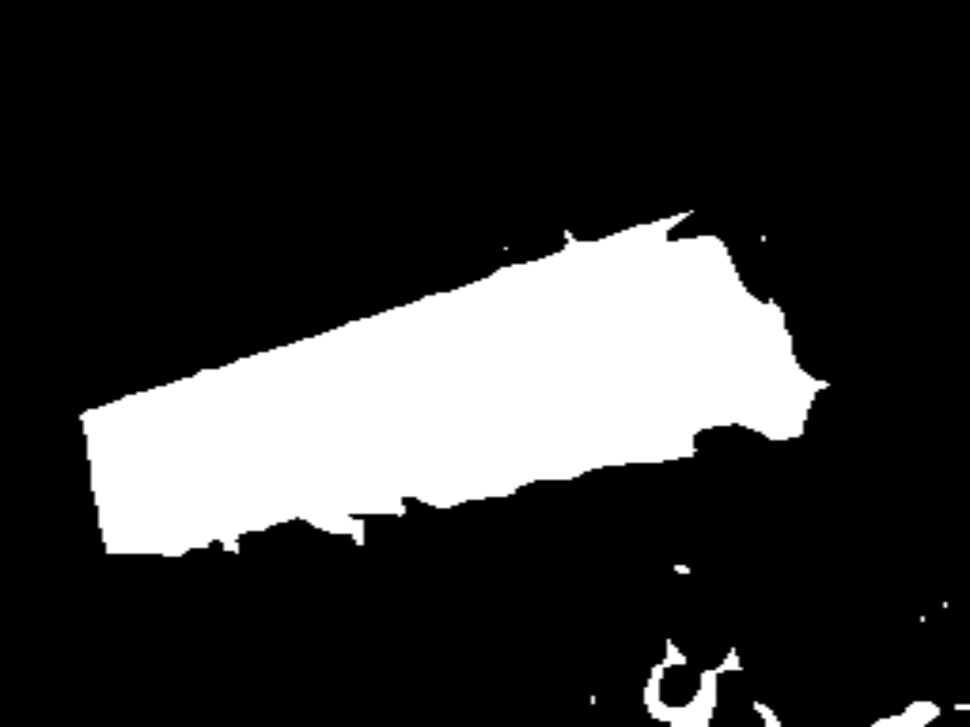
#> input picture mask.png, 970 x 727 px, shrunk from 1600 x 1200 before the run
$ python measure.py
#> lines starting #> are read from the running program, lines starting #| are printed output that depends on the picture; after the words box and inside, x2 and y2 are one past the last pixel; in counts of white or black regions, pixels touching at a corner belong together
import cv2
import numpy as np

def measure_object(mask_path, pixel_to_mm=0.5):
    # Load mask
#> called with mask_path = 'mask.png', pixel_to_mm = 0.5
    mask = cv2.imread(mask_path, 0)
#> mask is the input picture: shape (727, 970); min 0, max 255, mean 51.5

    if mask is None:
        print("❌ Mask not found:", mask_path)
        return

    # Ensure binary
    _, mask = cv2.threshold(mask, 127, 255, cv2.THRESH_BINARY)
#> mask: shape (727, 970); 20.2% white; 11 white regions (4 under 20 px)

    # Find contours
    contours, _ = cv2.findContours(mask, cv2.RETR_EXTERNAL, cv2.CHAIN_APPROX_SIMPLE)
#> contours = 11 contours, 5 with area under 20; largest, box (x1, y1, x2, y2) and area: (80, 210, 830, 557) 136815, (644, 639, 742, 727) 2756, (871, 701, 940, 727) 942, (754, 702, 781, 727) 283, (674, 565, 690, 574) 90, (955, 704, 970, 710) 69

    if len(contours) == 0:
        print("❌ No object detected in mask")
        return

    # Get largest contour (TV remote)
    cnt = max(contours, key=cv2.contourArea)
#> cnt = contour of 559 points, box (x1, y1, x2, y2) (80, 210, 830, 557), area 136815

    # Bounding box
    x, y, w, h = cv2.boundingRect(cnt)
#> x = 80; y = 210; w = 750; h = 347

    # Convert to mm
    width_mm = w * pixel_to_mm
#> width_mm = 375
    height_mm = h * pixel_to_mm
#> height_mm = 173.5

    # Print results
    print("\n📏 MEASUREMENT RESULTS")
    print("------------------------")
    print("Width (pixels):", w)
#| Width (pixels): 750
    print("Height (pixels):", h)
#| Height (pixels): 347
    print("Width (mm):", round(width_mm, 2))
#| Width (mm): 375.0
    print("Height (mm):", round(height_mm, 2))
#| Height (mm): 173.5

    # Visualization
    img = cv2.cvtColor(mask, cv2.COLOR_GRAY2BGR)
#> img: shape (727, 970, 3); 20.2% white; 11 white regions (4 under 20 px), largest, box (x1, y1, x2, y2) and area: (80, 210, 830, 557) 137802, (644, 639, 742, 727) 2978, (871, 701, 940, 727) 1019
    cv2.rectangle(img, (x, y), (x + w, y + h), (0, 255, 0), 2)
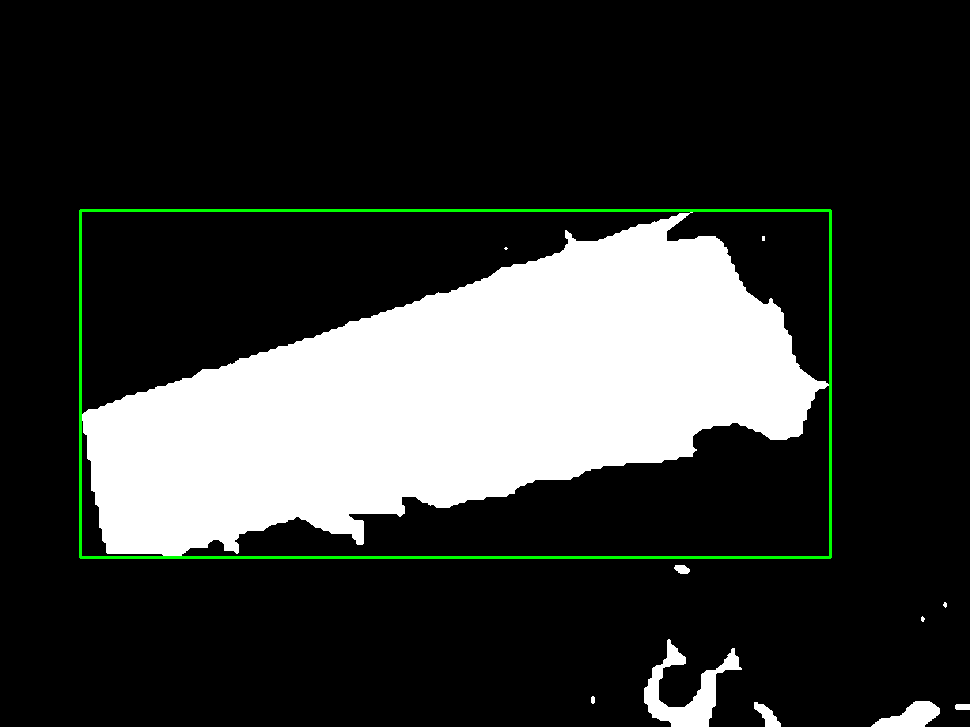
#> img: shape (727, 970, 3); mean B, G, R 51.5, 53.9, 51.5

    cv2.imshow("Measurement", img)
    cv2.waitKey(0)
    cv2.destroyAllWindows()


# -------------------
# RUN TEST
# -------------------
measure_object("mask.png", pixel_to_mm=0.5)
